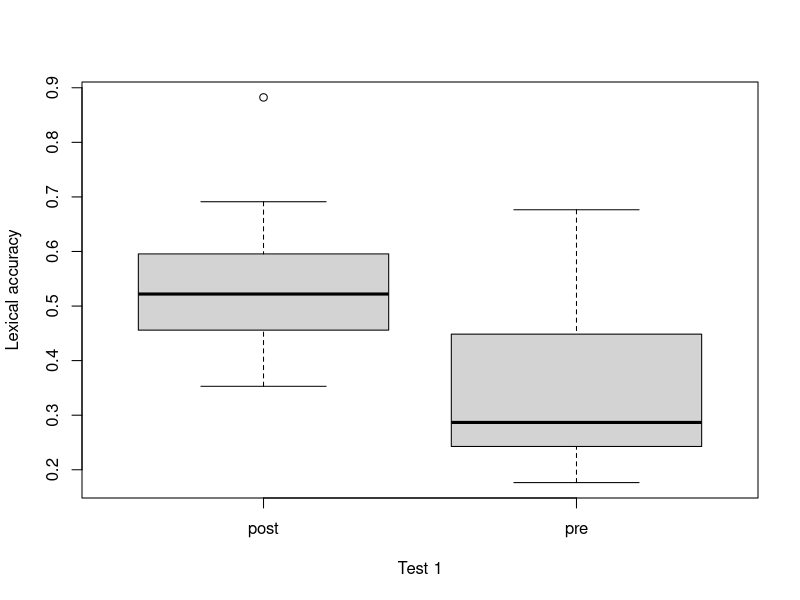
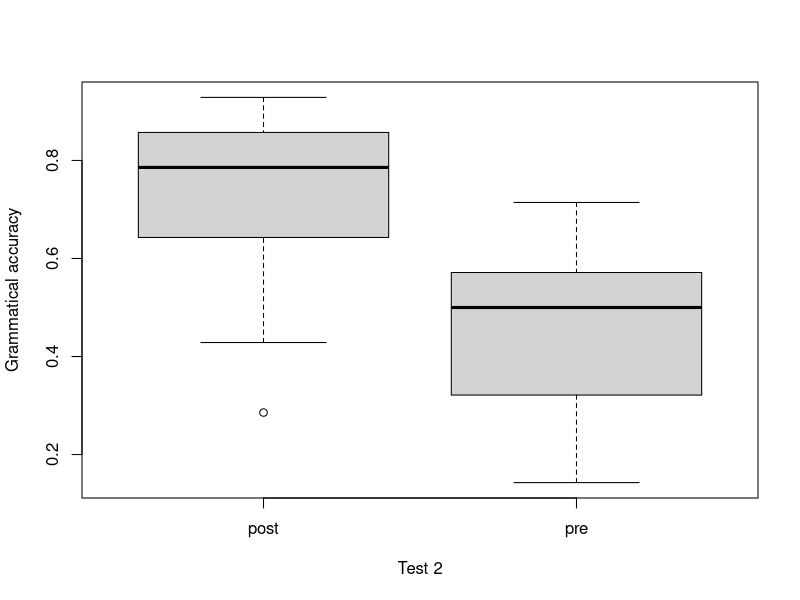
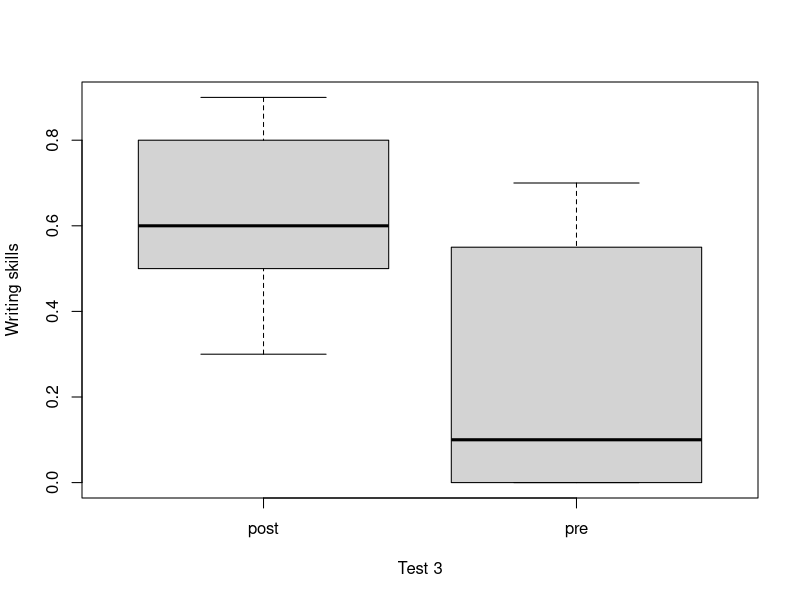
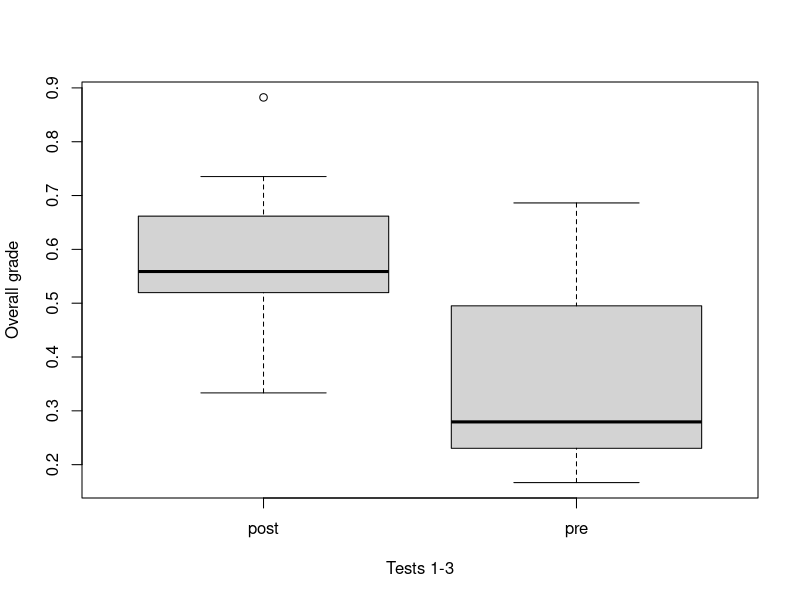
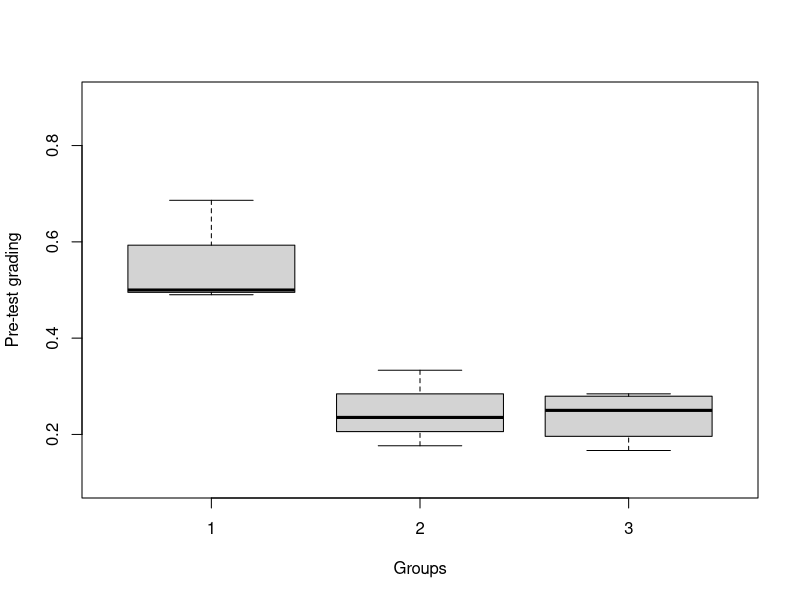
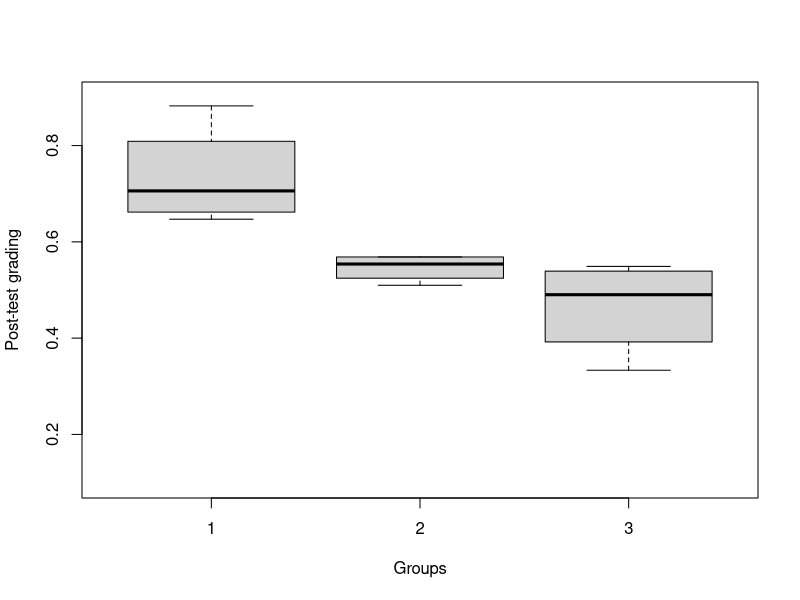
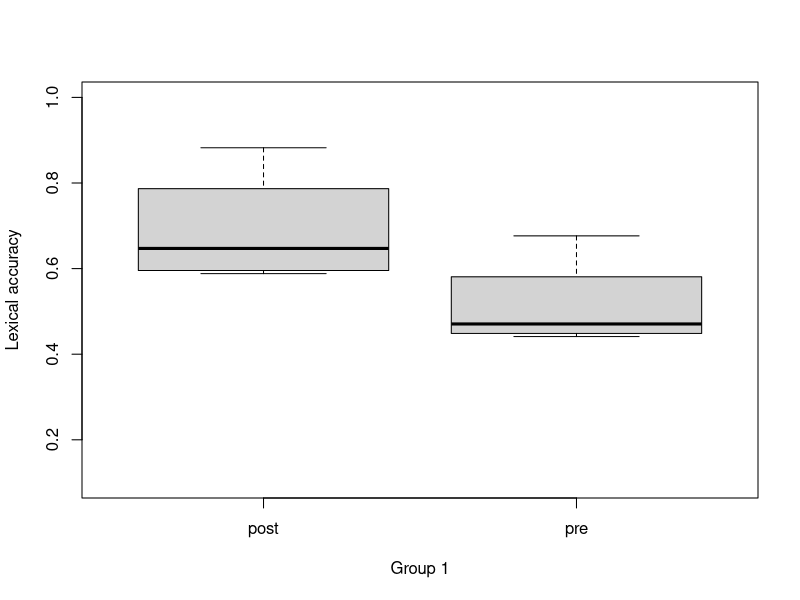
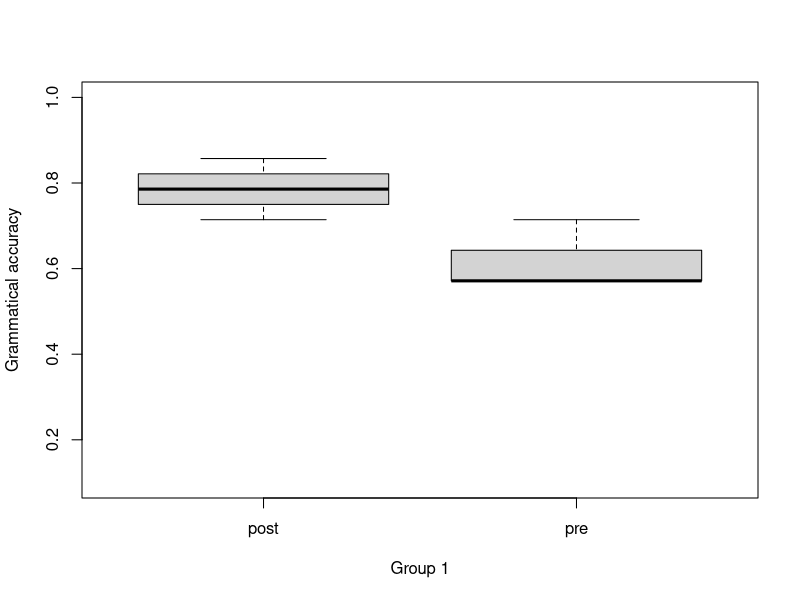

Write the R code that produced these figures, in order.
cmp <- read.csv("./pre-post-tests.csv", sep=";", dec=",")

pre <- cmp[cmp$TEST == "pre",]
post <- cmp[cmp$TEST == "post",]

grp1 <- cmp[cmp$Group == "1",]
grp2 <- cmp[cmp$Group == "2",]
grp3 <- cmp[cmp$Group == "3",]

boxplot(nlex ~ TEST, data = cmp, xlab="Test 1", ylab = "Lexical accuracy" )
boxplot(ngram ~ TEST, data = cmp, xlab="Test 2", ylab = "Grammatical accuracy")
boxplot(nwriting ~ TEST, data = cmp, xlab="Test 3", ylab = "Writing skills")
boxplot(overall ~ TEST, data = cmp, xlab="Tests 1-3", ylab = "Overall grade")

boxplot(overall ~ Group, data = pre, xlab="Groups", ylab = "Pre-test grading", ylim=range(0.1,0.9))
boxplot(overall ~ Group, data = post, xlab="Groups", ylab = "Post-test grading", ylim=range(0.1,0.9))

boxplot(nlex ~ TEST, data = grp1, xlab="Group 1", ylab = "Lexical accuracy", ylim=range(0.1,1.0))
boxplot(ngram ~ TEST, data = grp1, xlab="Group 1", ylab = "Grammatical accuracy", ylim=range(0.1,1.0))
boxplot(nwriting ~ TEST, data = grp1, xlab="Group 1", ylab = "Writing skills", ylim=range(0.1,1.0))

boxplot(nlex ~ TEST, data = grp2, xlab="Group 2", ylab = "Lexical accuracy", ylim=range(0.1,1.0))
boxplot(ngram ~ TEST, data = grp2, xlab="Group 2", ylab = "Grammatical accuracy", ylim=range(0.1,1.0))
boxplot(nwriting ~ TEST, data = grp2, xlab="Group 2", ylab = "Writing skills", ylim=range(0.1,1.0))

boxplot(nlex ~ TEST, data = grp3, xlab="Group 3", ylab = "Lexical accuracy", ylim=range(0.1,1.0))
boxplot(ngram ~ TEST, data = grp3, xlab="Group 3", ylab = "Grammatical accuracy", ylim=range(0.1,1.0))
boxplot(nwriting ~ TEST, data = grp3, xlab="Group 3", ylab = "Writing skills", ylim=range(0.1,1.0))

